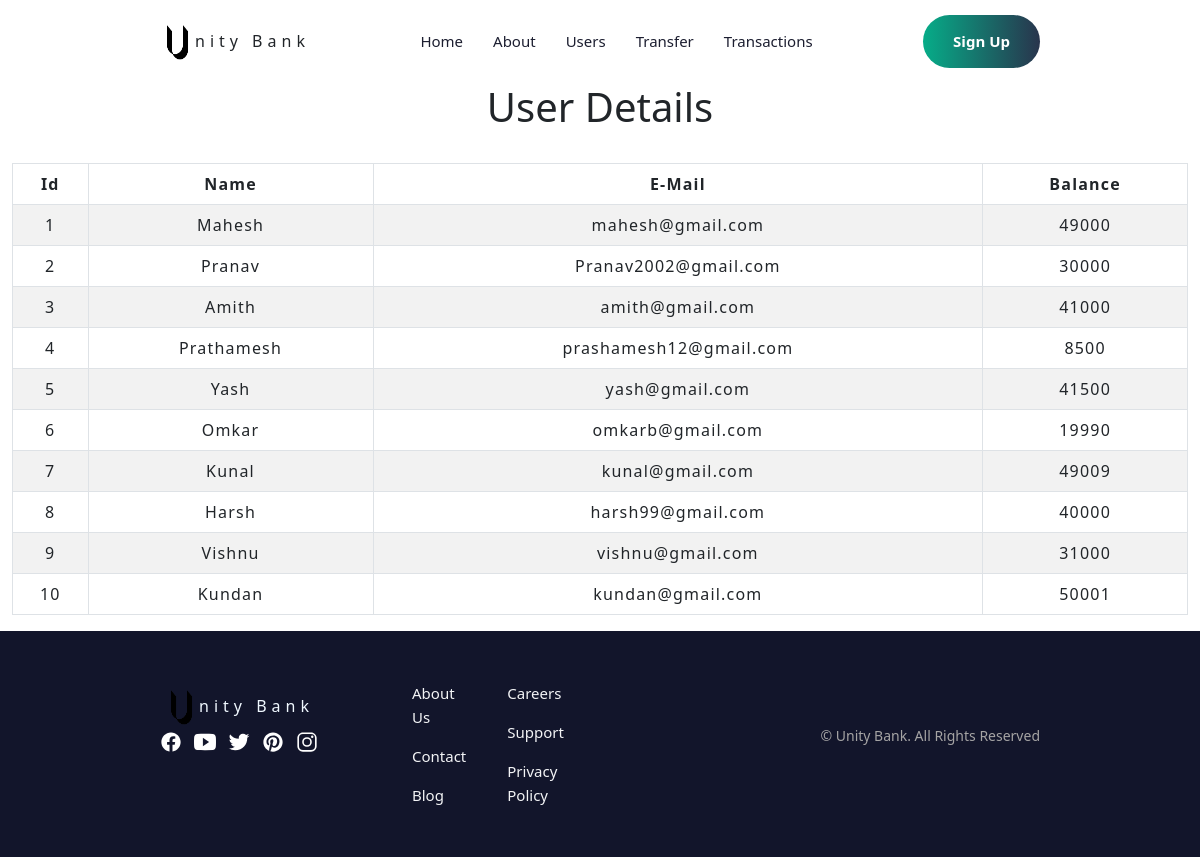
The page /users.php on the database its author committed.
### tables this page shows
CREATE TABLE `users` (
  `id` int(3) NOT NULL,
  `name` text NOT NULL,
  `email` varchar(30) NOT NULL,
  `balance` int(8) NOT NULL
);

### users.php (the view, shortened to what this page needs)
<?php
    include 'config.php';
    $sql = "SELECT * FROM users";
    $result = mysqli_query($conn,$sql);
?>
<?php include('nav.php'); ?>
<div class="container">
        <h1  align="center">User Details</h1>
        <br>
            <div class="row">
                <div class="col">
                    <div class="table-responsive-sm">
                    <table class="table table-hover table-sm table-striped table-condensed table-bordered">
                        <thead>
                            <tr>
                            <th scope="col" class="text-center py-2">Id</th>
                            <th scope="col" class="text-center py-2">Name</th>
                            <th scope="col" class="text-center py-2">E-Mail</th>
                            <th scope="col" class="text-center py-2">Balance</th>
                            </tr>
                        </thead>
                        <tbody>
                <?php
                    while($rows=mysqli_fetch_assoc($result)){
                ?>
                    <tr>
                        <td class="py-2"><?php echo $rows['id'] ?></td>
                        <td class="py-2"><?php echo $rows['name']?></td>
                        <td class="py-2"><?php echo $rows['email']?></td>
                        <td class="py-2"><?php echo $rows['balance']?></td>
                    </tr>
                <?php
                    }
                ?>
                        </tbody>
                    </table>
                    </div>
                </div>
            </div>
         </div>
<?php include('footer.php'); ?>
</body>
</html>

### css/index.css (style rules this page uses)
:root { --light-grayish-blue: hsl(220, 16%, 96%); --very-light-gray: hsl(0, 0%, 98%); --grayish-blue: hsl(234, 26%, 15%); --bright-cyan: hsl(220, 31%, 23%); --lime-green: hsl(167, 93%, 35%); --dark-blue: hsl(233, 40%, 12%); --white: hsl(0, 0%, 100%); --light-grey: rgb(165, 164, 164); --px: 20px; }
*, *::before, *::after { margin: 0; padding: 0; box-sizing: border-box; user-select: none; }
html { font-family: 'Public Sans', sans-serif; scroll-behavior: smooth; }
.container { max-width: 1440px; margin: auto; }
@media (min-width: 768px) { :root { --px: 80px; } }
@media (min-width: 1200px) { :root { --px: 160px; } }

### css/table.css (style rules this page uses)
table { letter-spacing: 1.2px; }
td { text-align: center; }

### rows shown on the page
users: id "1", name "Mahesh", email "mahesh@gmail.com", balance "49000"
users: id "2", name "Pranav", email "Pranav2002@gmail.com", balance "30000"
users: id "3", name "Amith", email "amith@gmail.com", balance "41000"
users: id "4", name "Prathamesh", email "prashamesh12@gmail.com", balance "8500"
users: id "5", name "Yash", email "yash@gmail.com", balance "41500"
users: id "6", name "Omkar", email "omkarb@gmail.com", balance "19990"
users: id "7", name "Kunal", email "kunal@gmail.com", balance "49009"
users: id "8", name "Harsh", email "harsh99@gmail.com", balance "40000"
users: id "9", name "Vishnu", email "vishnu@gmail.com", balance "31000"
users: id "10", name "Kundan", email "kundan@gmail.com", balance "50001"
